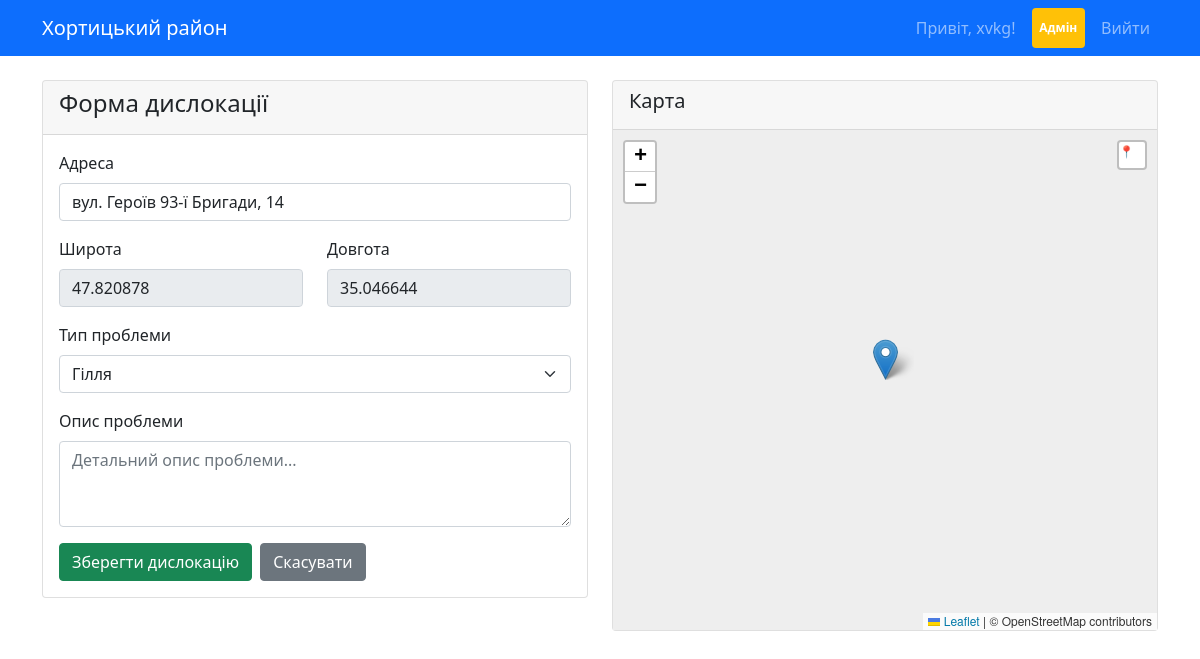
Before: /edit/9 (signed in) with the older database file.
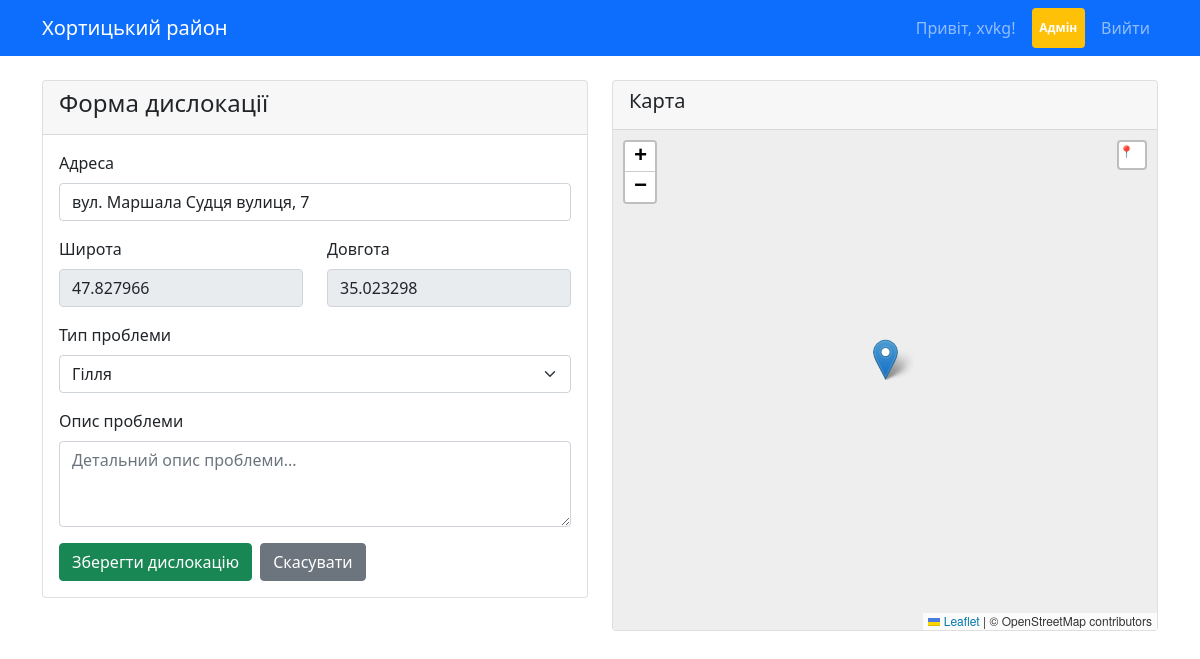
After: the same page with the newer database file.
### models.py (models this page shows, shortened)
class Location(db.Model):
    id = db.Column(db.Integer, primary_key=True)
    address = db.Column(db.String(200), nullable=False)
    latitude = db.Column(db.Float, nullable=False)
    longitude = db.Column(db.Float, nullable=False)
    problem_type = db.Column(db.String(50), nullable=False)
    status = db.Column(db.String(20), default='in_progress')
    description = db.Column(db.Text)
    date_created = db.Column(db.DateTime, default=datetime.utcnow)
    date_completed = db.Column(db.DateTime)
    created_by = db.Column(db.Integer, db.ForeignKey('user.id'))

### app.py (the view, shortened to what this page needs)
@app.route('/edit/<int:id>', methods=['GET', 'POST'])
@login_required
def edit_location(id):
    if not current_user.is_admin():
        flash('Доступ заборонено.', 'error')
        return redirect(url_for('index'))
    location = Location.query.get_or_404(id)
    form = LocationForm(obj=location)
    return render_template('add_location.html', form=form, location=location)

### forms.py
class LocationForm(FlaskForm):
    address = StringField('Адреса', validators=[DataRequired()],
                          render_kw={"placeholder": "бул.Будівельників, 19"})
    latitude = FloatField('Широта', validators=[Optional(), NumberRange(min=40, max=60)],
                          render_kw={"placeholder": "Виберіть на карті", "readonly": True})
    longitude = FloatField('Довгота', validators=[Optional(), NumberRange(min=30, max=40)],
                           render_kw={"placeholder": "Виберіть на карті", "readonly": True})
    problem_type = SelectField('Тип проблеми',
                               choices=[('Гілля', 'Гілля'), ('Листя',
                                                             'Листя'), ('Звалища', 'Звалища')],
                               validators=[DataRequired()])
    description = TextAreaField('Опис проблеми',
                                render_kw={"placeholder": "Детальний опис проблеми...", "rows": 3})
    submit = SubmitField('Зберегти дислокацію')

### app.py (called while the page is built)
@login_manager.user_loader
def load_user(user_id):
    return db.session.get(User, int(user_id))  # Новий синтаксис SQLAlchemy

### models.py (called while the page is built)
    def is_admin(self):
        return self.role == 'admin'

### templates/add_location.html (shortened to what this page needs)
{% extends "base.html" %} {% block title %} {% if location %}Редагування{% else %}Додавання{% endif %} дислокації - Хортицький район {% endblock %} {%
block content %}
<link rel="stylesheet" href="https://unpkg.com/leaflet@1.9.4/dist/leaflet.css" />
<div class="row">
    <div class="col-md-6">
        <div class="card">
            <div class="card-header">
                <h4>Форма дислокації</h4>
            </div>
            <div class="card-body">
                <form method="POST">
                    <div class="mb-3">{{ form.address.label(class="form-label") }} {{ form.address(class="form-control", id="address") }}</div>
                    <div class="row">
                        <div class="col-md-6 mb-3">
                            {{ form.latitude.label(class="form-label") }} {{ form.latitude(class="form-control", readonly=true, id="latitude") }}
                        </div>
                        <div class="col-md-6 mb-3">
                            {{ form.longitude.label(class="form-label") }} {{ form.longitude(class="form-control", readonly=true, id="longitude") }}
                        </div>
                    </div>
                    <div class="mb-3">{{ form.problem_type.label(class="form-label") }} {{ form.problem_type(class="form-select") }}</div>
                    <div class="mb-3">{{ form.description.label(class="form-label") }} {{ form.description(class="form-control") }}</div>
                    <div class="d-flex gap-2">
                        {{ form.submit(class="btn btn-success") }}
                        <a href="{{ url_for('index') }}" class="btn btn-secondary">Скасувати</a>
                    </div>
                </form>
            </div>
        </div>
    </div>
    <div class="col-md-6">
        <div class="card">
            <div class="card-header">
                <h5>Карта</h5>
            </div>
            <div class="card-body p-0">
                <div
                    id="map"
                    style="height: 500px; width: 100%; background-color: #eee"
                    data-default-lat="47.82085887156977"
                    data-default-lng="35.0326454729596"
                ></div>
            </div>
        </div>
    </div>
</div>
{% endblock %}

Changed rows visible on the page:
changed Location "Гілля": address "вул. Героїв 93-ї Бригади, 14" → "вул. Маршала Судця вулиця, 7"; latitude "47.820878" → "47.827966"; longitude "35.046644" → "35.023298"
